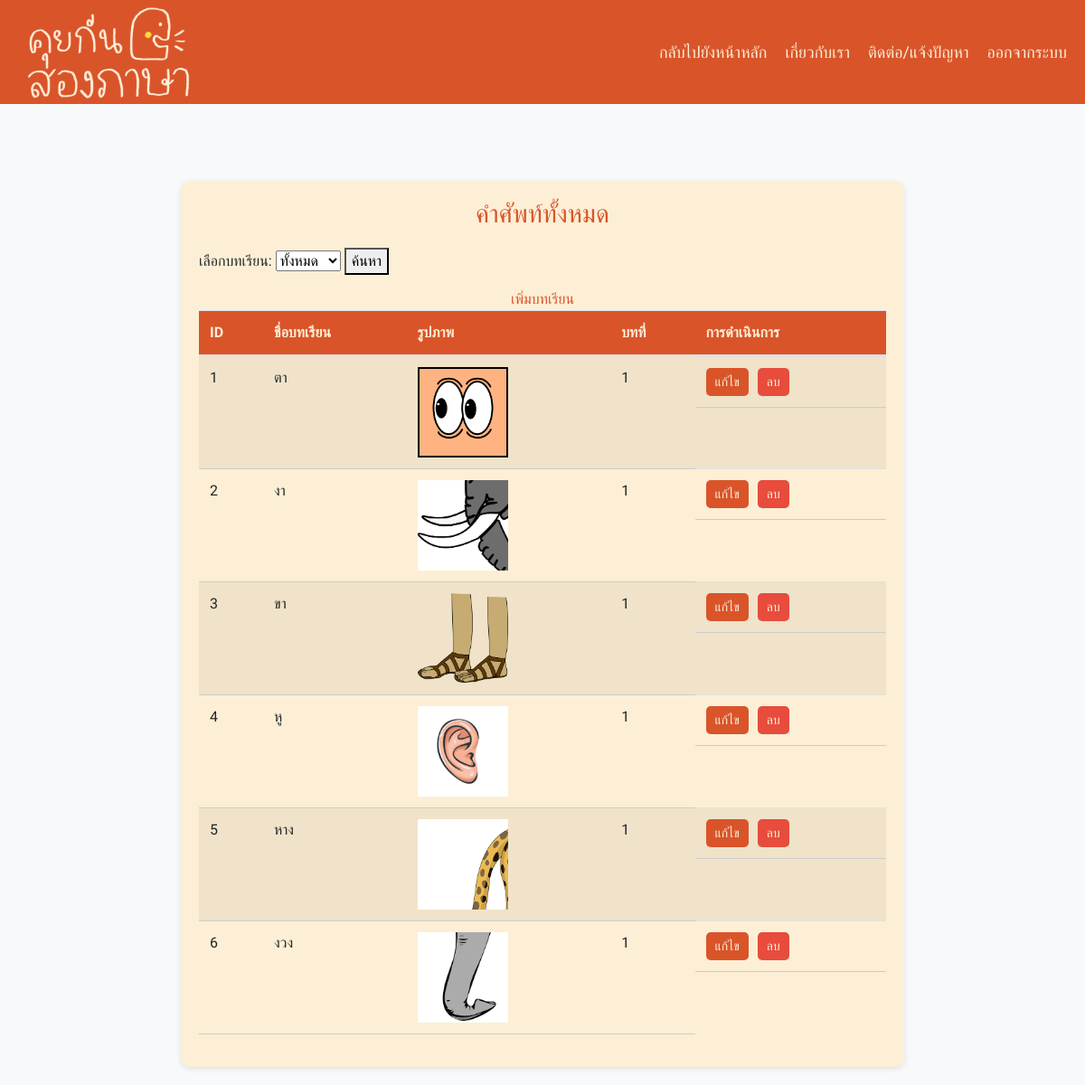
The app's page /view_lessons with its own data.
### main.py (models this page shows, shortened)
class Lesson(db.Model):
    id = db.Column(db.Integer, primary_key=True)
    title = db.Column(db.Text, nullable=False)
    image_filename = db.Column(db.Text, nullable=False)
    sound_filename_thai = db.Column(db.Text, nullable=False)
    sound_filename_hmong_daw = db.Column(db.Text, nullable=False)
    sound_filename_hmong_njua = db.Column(db.Text, nullable=False)
    sound_filename_lahu = db.Column(db.Text, nullable=False)
    sound_filename_lisu = db.Column(db.Text, nullable=False)
    sound_filename_arka = db.Column(db.Text, nullable=False)
    sound_filename_karen = db.Column(db.Text, nullable=False)
    lesson_id = db.Column(db.Integer, nullable=False)

### main.py (the view)
@app.route('/view_lessons', methods=['GET', 'POST'])
def view_lessons():
    if request.method == 'POST':
        lesson_id = request.form.get('lesson_id')  # รับค่า lesson_id จาก form
        if lesson_id:  # ตรวจสอบว่ามีการเลือก lesson_id หรือไม่
            lessons = get_lessons_by_id(lesson_id)
        else:
            lessons = get_all_lessons()
    else:
        lessons = get_all_lessons()
    return render_template('view_lessons.html', lessons=lessons)

### main.py (called while the page is built)
def get_all_lessons():
    connection = sqlite3.connect('instance/questions.db')
    cursor = connection.cursor()
    cursor.execute('SELECT * FROM lesson')
    lessons = cursor.fetchall()
    connection.close()
    return lessons

### templates/view_lessons.html (shortened to what this page needs)
<!DOCTYPE html>
<html lang="en">
<head>
    <link rel="stylesheet" href="https://stackpath.bootstrapcdn.com/bootstrap/4.5.2/css/bootstrap.min.css">
</head>
<body>
    <div class="navbar-main">
        <a href="/teacher_dashboard" class="navbar-logo">
            <img src="/static/pic/mini_logo.png" alt="Logo" class="navbar-logo-img">
        </a>
        <div class="navbar-links">
            <a href="/" class="navbar-text">กลับไปยังหน้าหลัก</a>
            <a href="about_us" class="navbar-text">เกี่ยวกับเรา</a>
            <a href="contact_page" class="navbar-text">ติดต่อ/แจ้งปัญหา</a>
            <a href="logout" class="navbar-text">ออกจากระบบ</a>
        </div>
    </div>
    <div class="container">
        <h1>คำศัพท์ทั้งหมด</h1>
        <form action="/view_lessons" method="POST">
            <label for="lesson_id">เลือกบทเรียน:</label>
            <select name="lesson_id" id="lesson_id">
                <option value="">ทั้งหมด</option>
            </select>
            <button type="submit">ค้นหา</button>
        </form>
                <a href="/add_lesson" class="btn-menu">เพิ่มบทเรียน</a>
        <table class="table table-striped">
            <thead>
                <tr>
                    <th>ID</th>
                    <th>ชื่อบทเรียน</th>
                    <th>รูปภาพ</th>
                    <th>บทที่</th>
                    <th>การดำเนินการ</th>
                </tr>
            </thead>
            <tbody>
                {% if lessons %}
                {% for lesson in lessons %}
                    <tr>
                        <td>{{ lesson[0] }}</td>
                        <td>{{ lesson[1] }}</td>
                        <td>
                            {% if lesson[2] %}
                                <div class="image-container">
                                <img class="lesson-image img-fluid" src="{{ url_for('static', filename=lesson[2]) }}" alt="Lesson Image">
                                </div>
                            {% else %}
                                ไม่มีรูปภาพ
                            {% endif %}
                        </td>
                        <td>{{ lesson[10] }}</td>
                        <td class="table-actions" >
                            <a href="/edit_lesson/{{ lesson[0] }}" class="btn btn-edit">แก้ไข</a>
                            <form action="/delete_lesson/{{ lesson[0] }}" method="post">
                                <button type="submit" class="btn btn-remove">ลบ</button>
                            </form>
                        </td>
                    </tr>
                {% endfor %}
                {% else %}
                <tr>
                    <td colspan="5">ไม่มีบทเรียน</td>
                </tr>
                {% endif %}
            </tbody>
        </table>
    </div>
</body>
</html>

### templates/view_lessons.html (style rules this page uses)
body { background-color: #f8f9fa; margin-top: 200px; font-family: 'Itim', cursive; }
.container { max-width: 800px; margin: 20px auto; padding: 20px; background-color: #FDEFD5; border-radius: 10px; box-shadow: 0px 2px 6px rgba(0, 0, 0, 0.1); }
h1 { text-align: center; color: #DA542A; font-size: 28px; margin-bottom: 20px; }
table { width: 100%; border-collapse: collapse; margin-bottom: 20px; }
th, td { padding: 10px; text-align: left; border-bottom: 1px solid #ccc; }
th { background-color: #DA542A; color: #FDEFD5; }
.image-container { width: 100px; height: 100px; overflow: hidden; }
.image-container img { width: 100%; height: auto; object-fit: cover; }
.btn-remove { padding: 5px 10px; font-size: 14px; background-color: #E74C3C; color: #FDEFD5; border: none; border-radius: 5px; cursor: pointer; }
.btn-edit { padding: 5px 10px; font-size: 14px; background-color: #3498DB; color: #FDEFD5; border: none; border-radius: 5px; cursor: pointer; }
.btn-menu { display: block; text-align: center; font-size: 16px; color: #333; text-decoration: none; margin-top: 10px; }
.btn-edit { background-color: #DA542A; color: #FDEFD5; }
.btn-remove { background-color: #E74C3C; color: #FDEFD5; }
.btn-menu { color: #DA542A; }
.table-actions { display: flex; gap: 10px; align-items: center; }
.navbar-main { background-color: #DA542A; width: 100%; height: 115px; display: flex; justify-content: space-between; align-items: center; padding: 0 20px; position: fixed; top: 0; left: 0; z-index: 999; }
.navbar-text { color: #FDEFD5; font-size: 18px; cursor: pointer; text-decoration: none; font-family: 'Itim', cursive; }
.navbar-logo { display: flex; align-items: center; text-decoration: none; margin-right: 20px; }
.navbar-logo-img { width: 200px; height: auto; margin-right: 20px; }
.navbar-links { display: flex; gap: 20px; margin-left: auto; }

### records on screen
Lesson: id "1", title "ตา", image_filename (picture), lesson "1"
Lesson: id "2", title "งา", image_filename (picture), lesson "1"
Lesson: id "3", title "ขา", image_filename (picture), lesson "1"
Lesson: id "4", title "หู", image_filename (picture), lesson "1"
Lesson: id "5", title "หาง", image_filename (picture), lesson "1"
Lesson: id "6", title "งวง", image_filename (picture), lesson "1"
